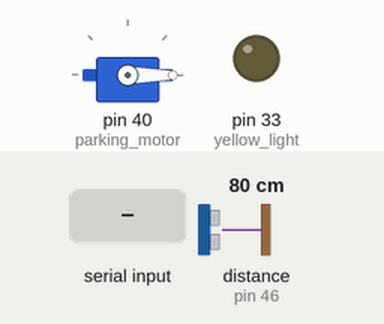
Simulated run of this sketch. Board: Arduino Mega 2560, built with avr-gcc and run on an emulated ATmega2560. Parts: servo, output pins drawn as LEDs (lit = HIGH). Dashed ring = blinking. The inputs (shaded band) are chosen by the test bench; at power-on: distance to the obstacle (sensor on pin 46) 80 cm. The echo pulse lasts 58.3 µs per cm; pins used as bus, display or sensor lines are not drawn.

Above: at 1.2 s.
1.3 s: "1" received over Serial
At 1.9 s:
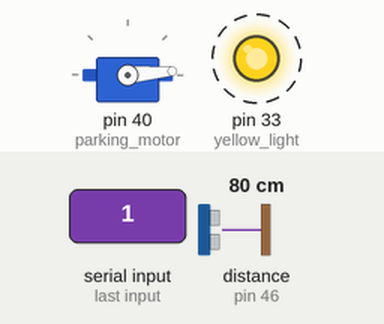
At 4.1 s:
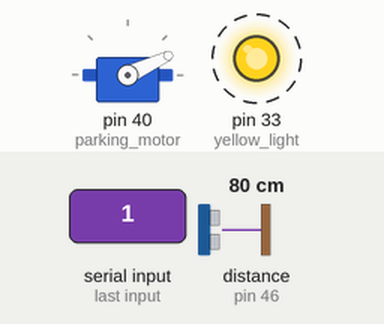
4.3 s: "3" received over Serial
Timing chart, 0 to 9.9 s (numbered marks = the images above; inputs shaded):
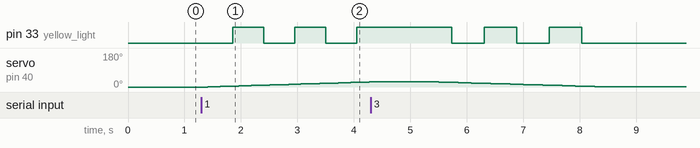

The sketch:

parking_reciever.ino
```cpp
#include <Servo.h>

Servo parking_motor;
int yellow_light = 33;
int trigPin = 45;
int echoPin = 46;
char input;

bool check_obstacle(){
  long dur;
  int distance;
  digitalWrite(trigPin, LOW);
  delayMicroseconds(2);
  digitalWrite(trigPin, HIGH);
  delayMicroseconds(10);
  digitalWrite(trigPin, LOW);
  dur = pulseIn(echoPin, HIGH);
  distance = dur * 0.034 / 2;
  if (distance < 60)
    return true;
  else
    return false;
  return false;
}

void rotate_parking_door(int sign = 1)
{
  int cur_degree = parking_motor.read();
  if (sign == 1){
    for (int i = cur_degree; i < 90; i++){
          parking_motor.write(i);
          if ((i % 10) < 5)
            digitalWrite(yellow_light, LOW);
          else
            digitalWrite(yellow_light, HIGH);
          delay(110);
          input = Serial.read();
          if (input == '3'){
            delay(1000);
            rotate_parking_door(-1);
            return;
          }
        }
    }
  if (sign == -1){
    for (int i = cur_degree; i > 0; i--){
      parking_motor.write(i);
        if ((i % 10) < 5)
          digitalWrite(yellow_light, LOW);
        else
          digitalWrite(yellow_light, HIGH);
        delay(110);
        input = Serial.read();
        if (input == '1'){
          delay(1000);
          rotate_parking_door();
          return;
        }
        else if (check_obstacle()){
          delay(1000);
          rotate_parking_door(1);
          return;
        }
    }
  }
}

void setup() {
  Serial.begin(9600);
  Serial2.begin(9600);
  parking_motor.attach(40,1000,2000);
  parking_motor.write(0);
  pinMode(trigPin, OUTPUT);
  pinMode(echoPin, INPUT);
  pinMode(yellow_light, OUTPUT);
}

void loop() {
  if (Serial.available() > 0){
    input = Serial.read();
    if (input == '1'){
      rotate_parking_door();
    }
    else if (input == '3'){
      rotate_parking_door(-1);
    }
  }
}
```

Measured:
- after the input at 1.3 s, pin 33 (yellow_light): alternates HIGH for 0.55 s and LOW for 0.55 s, starting after 0.55 s; servo on pin 40 (parking_motor): moves from 0° to 27° over 2.9 s, starting after 0.11 s
